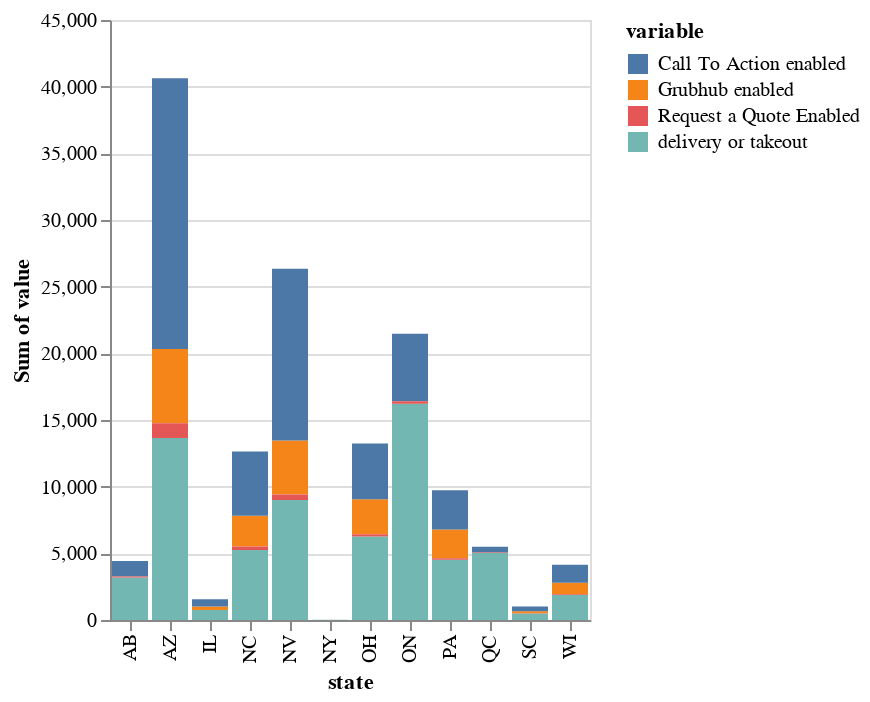

Here is the notebook cell this chart was saved with:
### Code cell
alt.Chart(my_data_bar_chart).mark_bar().encode(
    x='state',
    y='sum(value)',
    color='variable',
    
    tooltip = [alt.Tooltip('value:Q'),
               alt.Tooltip('state:N')]
    
)

### Figure 1 — Vega-Lite specification as saved in the notebook (floating-point values rounded to 4 significant figures)
{"config": {"view": {"continuousWidth": 400, "continuousHeight": 300}}, "data": {"name": "data-63ecfd25b1e8e3fc372930098ca6a42b"}, "mark": "bar", "encoding": {"color": {"type": "nominal", "field": "variable"}, "tooltip": [{"type": "quantitative", "field": "value"}, {"type": "nominal", "field": "state"}], "x": {"type": "nominal", "field": "state"}, "y": {"type": "quantitative", "aggregate": "sum", "field": "value"}}, "$schema": "https://vega.github.io/schema/vega-lite/v4.8.1.json", "datasets": {"data-63ecfd25b1e8e3fc372930098ca6a42b": [{"state": "AB", "variable": "delivery or takeout", "value": 3186.0}, {"state": "AZ", "variable": "delivery or takeout", "value": 13640.0}, {"state": "IL", "variable": "delivery or takeout", "value": 744.0}, {"state": "NC", "variable": "delivery or takeout", "value": 5247.0}, {"state": "NV", "variable": "delivery or takeout", "value": 8993.0}, {"state": "NY", "variable": "delivery or takeout", "value": 12.0}, {"state": "OH", "variable": "delivery or takeout", "value": 6263.0}, {"state": "ON", "variable": "delivery or takeout", "value": 16210.0}, {"state": "PA", "variable": "delivery or takeout", "value": 4522.0}, {"state": "QC", "variable": "delivery or takeout", "value": 5034.0}, {"state": "SC", "variable": "delivery or takeout", "value": 490.0}, {"state": "WI", "variable": "delivery or takeout", "value": 1867.0}, {"state": "AZ", "variable": "Grubhub enabled", "value": 5583.0}, {"state": "IL", "variable": "Grubhub enabled", "value": 252.0}, {"state": "NC", "variable": "Grubhub enabled", "value": 2306.0}, {"state": "NV", "variable": "Grubhub enabled", "value": 4059.0}, {"state": "OH", "variable": "Grubhub enabled", "value": 2621.0}, {"state": "PA", "variable": "Grubhub enabled", "value": 2148.0}, {"state": "SC", "variable": "Grubhub enabled", "value": 157.0}, {"state": "WI", "variable": "Grubhub enabled", "value": 864.0}, {"state": "AB", "variable": "Call To Action enabled", "value": 1163.0}, {"state": "AZ", "variable": "Call To Action enabled", "value": 20290.0}, {"state": "IL", "variable": "Call To Action enabled", "value": 537.0}, {"state": "NC", "variable": "Call To Action enabled", "value": 4818.0}, {"state": "NV", "variable": "Call To Action enabled", "value": 12870.0}, {"state": "OH", "variable": "Call To Action enabled", "value": 4184.0}, {"state": "ON", "variable": "Call To Action enabled", "value": 5069.0}, {"state": "PA", "variable": "Call To Action enabled", "value": 2954.0}, {"state": "QC", "variable": "Call To Action enabled", "value": 439.0}, {"state": "SC", "variable": "Call To Action enabled", "value": 355.0}, {"state": "WI", "variable": "Call To Action enabled", "value": 1356.0}, {"state": "AB", "variable": "Request a Quote Enabled", "value": 80.0}, {"state": "AZ", "variable": "Request a Quote Enabled", "value": 1105.0}, {"state": "IL", "variable": "Request a Quote Enabled", "value": 15.0}, {"state": "NC", "variable": "Request a Quote Enabled", "value": 264.0}, {"state": "NV", "variable": "Request a Quote Enabled", "value": 413.0}, {"state": "OH", "variable": "Request a Quote Enabled", "value": 166.0}, {"state": "ON", "variable": "Request a Quote Enabled", "value": 187.0}, {"state": "PA", "variable": "Request a Quote Enabled", "value": 112.0}, {"state": "QC", "variable": "Request a Quote Enabled", "value": 25.0}, {"state": "SC", "variable": "Request a Quote Enabled", "value": 18.0}, {"state": "WI", "variable": "Request a Quote Enabled", "value": 63.0}]}}
